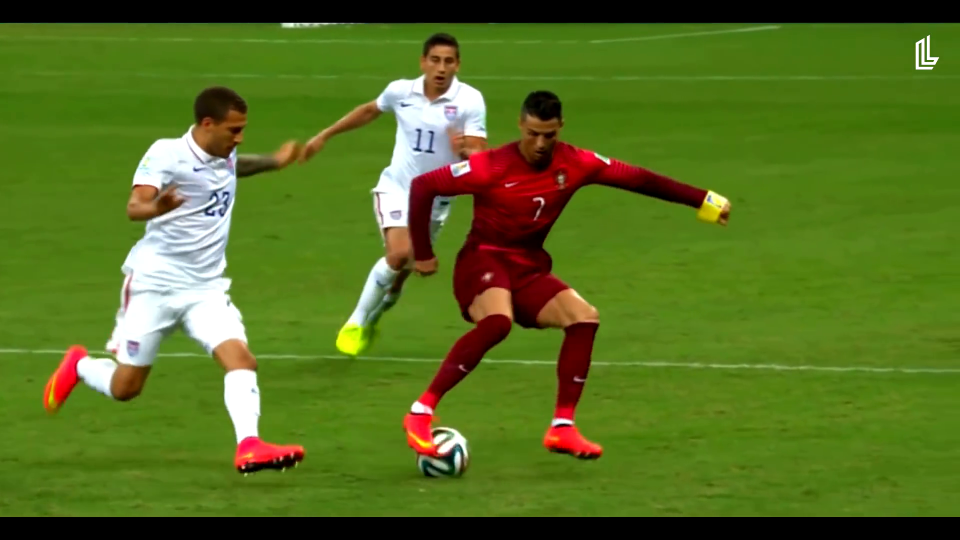
#> input picture frame 24 of Basic level image processing/c4_Basic_Video_Operations/Video_Futbol.mp4, 1920 x 1080 px, given in place of Video_Trafic.mp4, which was not available (shown at 1/2 size)
$ python 'K5_9_Video_Ikı_Kanal_Kanal_Maks_255e_Cek.py'
#> lines starting #> are read from the running program, lines starting #| are printed output that depends on the picture; pictures that were not available may be replaced by others from this repository, and a replacement may not be noted
# -*- coding: utf-8 -*-
"""
Created on Thu Mar 14 13:16:21 2024

@author: muozi
"""


import cv2

# Kamera bağlantısını başlat
kamera = cv2.VideoCapture('Video_Trafic.mp4')

while True:
    # Kameradan görüntüyü al
    ret, goruntu = kamera.read()
#> goruntu is the input picture: shape (1080, 1920, 3); mean B, G, R 33.2, 110.6, 86.8

    cv2.imshow('WebCam', goruntu)

    goruntu[:,:,0]=255
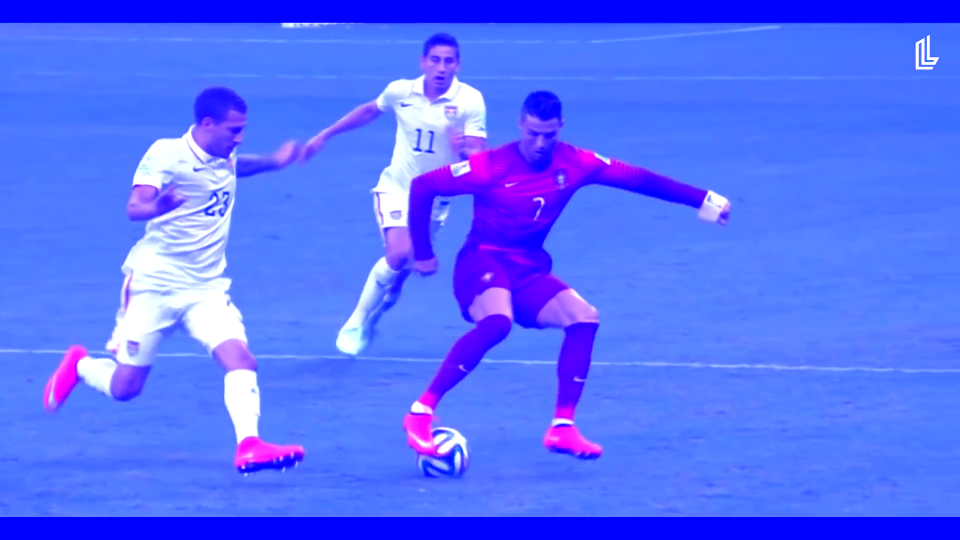
#> goruntu: shape (1080, 1920, 3) (shown at 1/2 size); mean B, G, R 255, 110.6, 86.8
    goruntu[:,:,1]=255
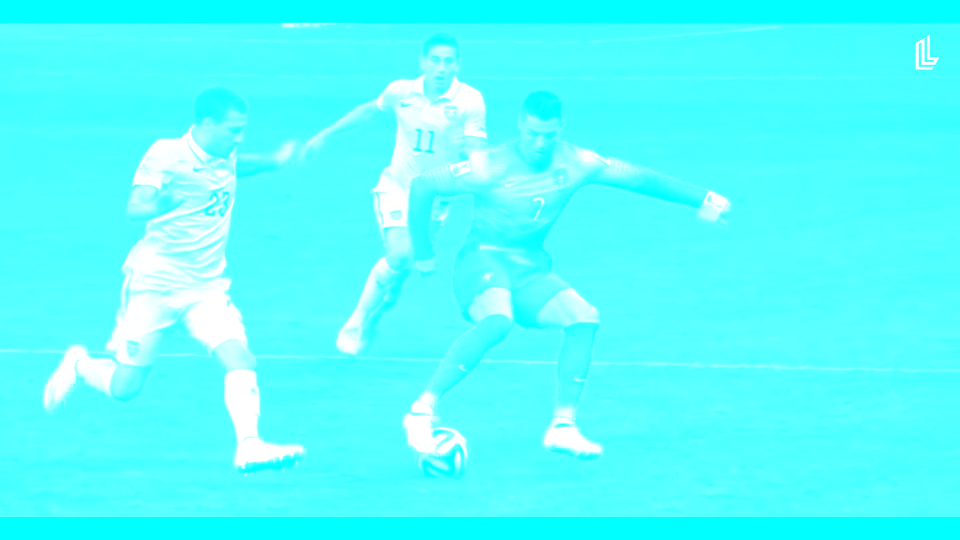
#> goruntu: shape (1080, 1920, 3) (shown at 1/2 size); mean B, G, R 255, 255, 86.8

    # Görüntüyü göster
    cv2.imshow('WebCam_Mavi_Max', goruntu)

    # 'q' tuşuna basıldığında döngüden çık
    if cv2.waitKey(25) & 0xFF == ord('q'):
#> (key q is pressed here)
        break

# Kamera bağlantısını serbest bırak
kamera.release()
# Tüm pencereleri kapat
cv2.destroyAllWindows()

$ run again, starting later in the video
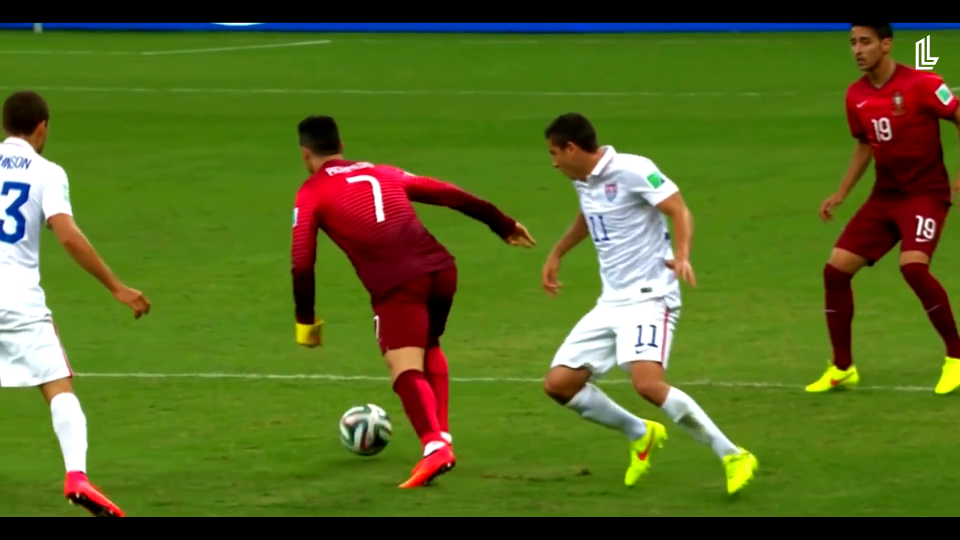
#> input picture frame 108 of Basic level image processing/c4_Basic_Video_Operations/Video_Futbol.mp4, 1920 x 1080 px, given in place of Video_Trafic.mp4, which was not available (shown at 1/2 size)
#> goruntu is the input picture: shape (1080, 1920, 3); mean B, G, R 34.9, 105.6, 87
#> `goruntu[:,:,0]=255`:
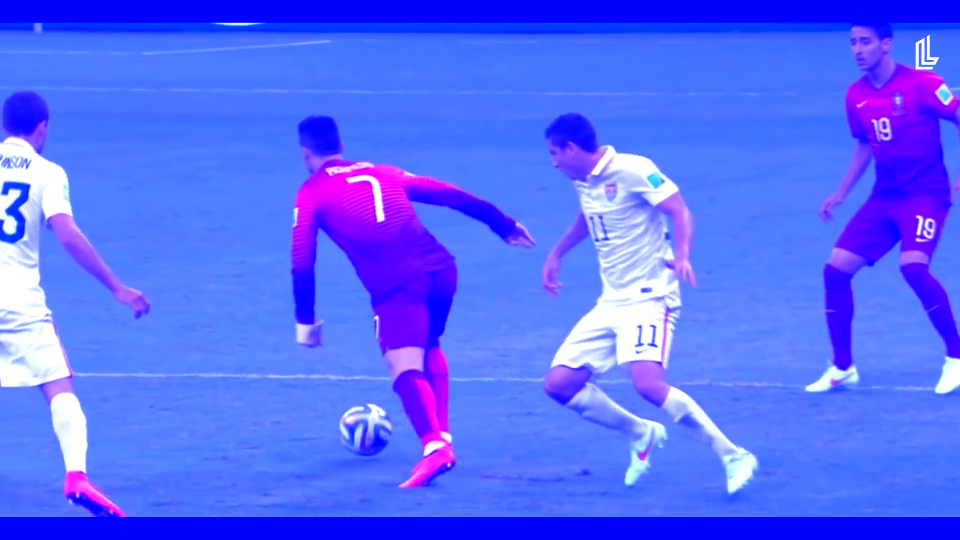
#> goruntu: shape (1080, 1920, 3) (shown at 1/2 size); mean B, G, R 255, 105.6, 87
#> `goruntu[:,:,1]=255`:
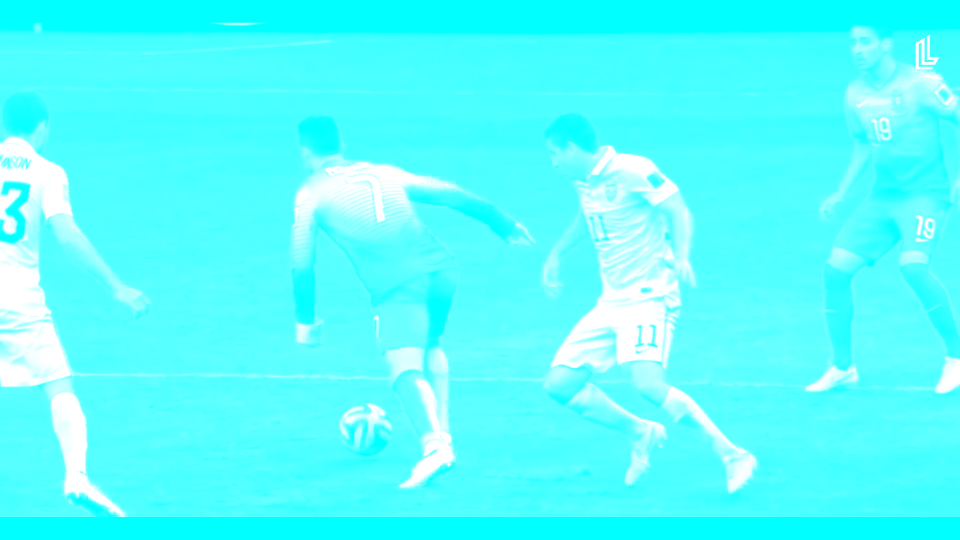
#> goruntu: shape (1080, 1920, 3) (shown at 1/2 size); mean B, G, R 255, 255, 87

$ run again, starting later in the video
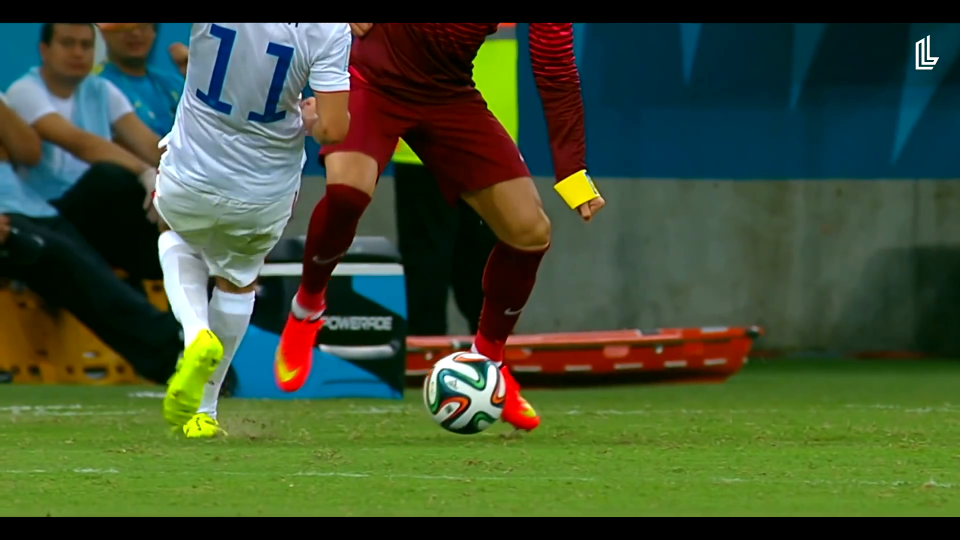
#> input picture frame 193 of Basic level image processing/c4_Basic_Video_Operations/Video_Futbol.mp4, 1920 x 1080 px, given in place of Video_Trafic.mp4, which was not available (shown at 1/2 size)
#> goruntu is the input picture: shape (1080, 1920, 3); mean B, G, R 51.8, 79.8, 64
#> `goruntu[:,:,0]=255`:
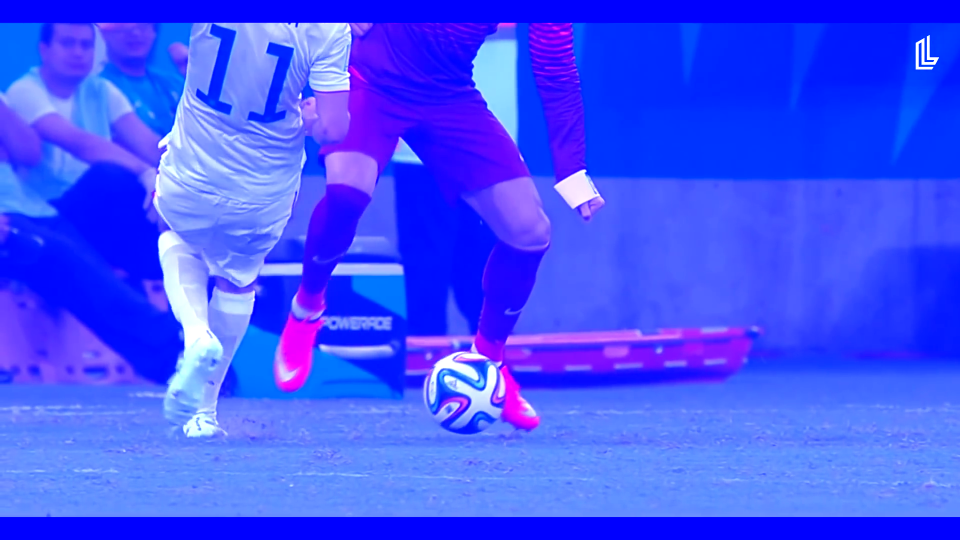
#> goruntu: shape (1080, 1920, 3) (shown at 1/2 size); mean B, G, R 255, 79.8, 64
#> `goruntu[:,:,1]=255`:
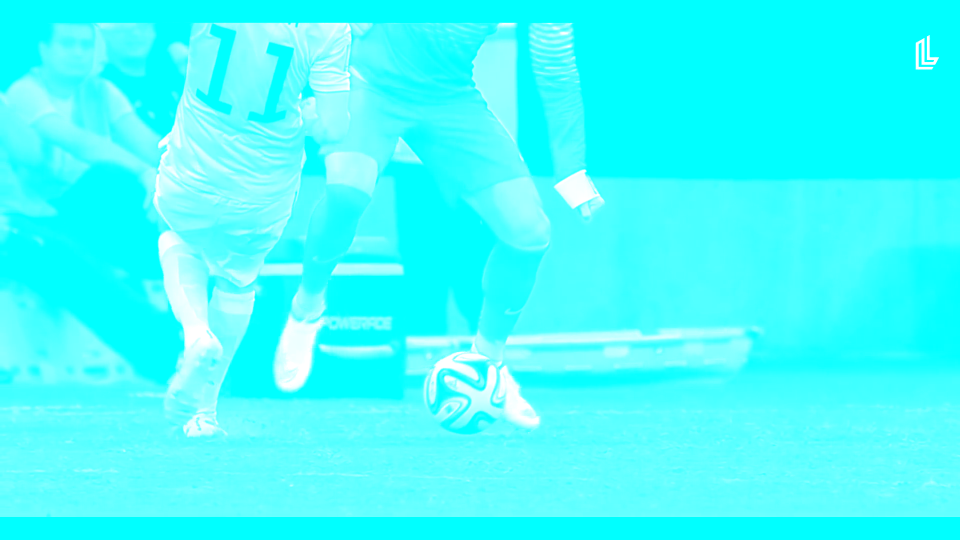
#> goruntu: shape (1080, 1920, 3) (shown at 1/2 size); mean B, G, R 255, 255, 64
